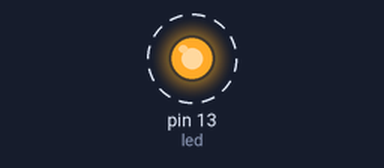
Simulated run of this sketch. Board: Arduino Uno, built with avr-gcc and run on an emulated ATmega328P. On the bench: output pins drawn as LEDs (lit = HIGH). Dashed ring = blinking.

Above: at 0.2 s.
Timing chart, 0 to 3.0 s (numbered marks = the images above):
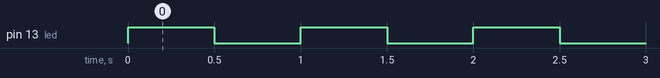

Measured:
- by itself, pin 13 (led): alternates HIGH for 0.50 s and LOW for 0.50 s

The sketch:

fonksiyon-degisken.ino
```cpp
// arduonik.blogspot.com
// Bu örnekte Arduino kartımızda dahili bulunan ve 13. pine bağlı led kullanacağız
int led = 13;  // pinimize "led" adını veriyoruz


void ac_kapa(int bekleme){ //daha sonra "ac_kapa" adında bir fonksiyon oluşturuyoruz ama daha önceki parantez içinin aksine burada bekleme adında bir int değişken var
// fonksiyonu kullanırken bu değişken yerine istediğimiz değeri yazarsak sadece bu fonksiyon içinde kullanılan bekleme değişkenleri yazdığımız değeri alacak
    digitalWrite(led, HIGH);   // ilk başta ledimizi açık duruma getiriyoruz
  delay(bekleme);               // ve bekleme değişkeni kadar bekliyoruz
  digitalWrite(led, LOW);    // ardından ledi kapatiyoruz
  delay(bekleme);            // ve led kapalıyken bekleme değişkeninin değeri kadar bekliyoruz
}  // fonksiyonu kapatmayı unutmayın :)
//kendi fonksiyonumuzdan sonra Setup fonksiyonunu oluşturuyoru
void setup() {

  pinMode(led, OUTPUT);  //led olarak adlandırdığımız 13 nolu pini çıkış pini olarak ayarlıyoruz
}

// Daha sonrada loop fonksiyonuna geçiyoruz
void loop() {
ac_kapa(500);             // ac_kapa fonksiyonunu çalıştırıyoruz ve bekleme değişkenini 500 yapıtoruz yani her iki delay da 500 ms olacak
}
```
